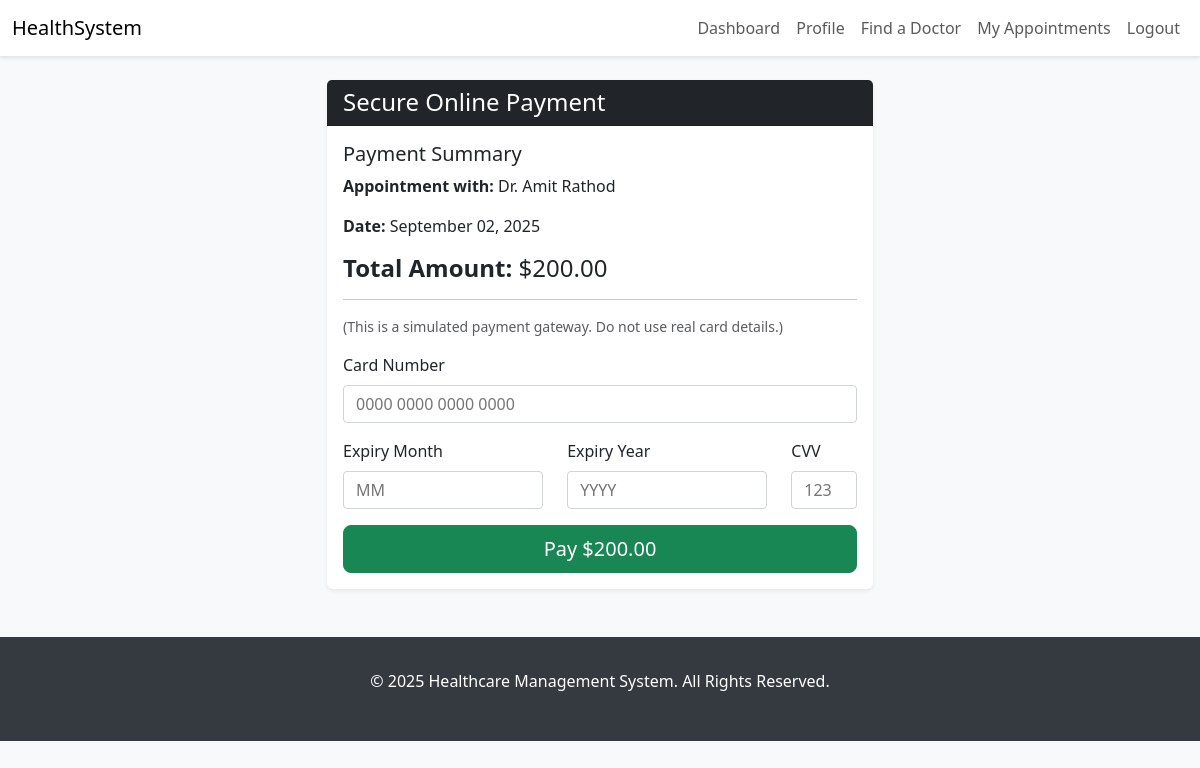
/payment/process/21/ (signed in), run on the app's committed database.
### core/models.py (models this page shows, shortened)
class Appointment(models.Model):
    STATUS_CHOICES = [
        ('pending', 'Pending'),
        ('confirmed', 'Confirmed'),
        ('cancelled', 'Cancelled'),
        ('completed', 'Completed'),
        ('rescheduled', 'Rescheduled'),
    ]
    PAYMENT_STATUS_CHOICES = [
        ('pending', 'Pending'),
        ('paid', 'Paid'),
        ('failed', 'Failed'),
        ('refunded', 'Refunded'),
    ]
    patient = models.ForeignKey(Patient, on_delete=models.CASCADE, related_name='appointments')
    doctor = models.ForeignKey(Doctor, on_delete=models.CASCADE, related_name='appointments')
    appointment_number = models.CharField(max_length=20, unique=True, blank=True)
    appointment_date = models.DateField()
    appointment_time = models.TimeField()
    end_time = models.TimeField(blank=True, null=True)
    reason = models.TextField(blank=True, null=True)
    status = models.CharField(max_length=20, choices=STATUS_CHOICES, default='pending')
    payment_status = models.CharField(max_length=20, choices=PAYMENT_STATUS_CHOICES, default='pending')
    meeting_link = models.URLField(blank=True, null=True)
    notes = models.TextField(blank=True, null=True)
    is_reminder_sent = models.BooleanField(default=False)
    cancellation_reason = models.TextField(blank=True, null=True)
    created_at = models.DateTimeField(auto_now_add=True)
    updated_at = models.DateTimeField(auto_now=True)
    class Meta:
        verbose_name = "Appointment"
        verbose_name_plural = "Appointments"
        unique_together = ('doctor', 'appointment_date', 'appointment_time')
        ordering = ['-appointment_date', '-appointment_time']

class Doctor(models.Model):
    user = models.OneToOneField(settings.AUTH_USER_MODEL, on_delete=models.CASCADE, limit_choices_to={'role': 'doctor'})
    specializations = models.ManyToManyField(Specialization, related_name='doctors')
    experience_years = models.PositiveIntegerField(
        validators=[MinValueValidator(0), MaxValueValidator(60)]
    )
    consultation_fee = models.DecimalField(
        max_digits=10,
        decimal_places=2,
        validators=[MinValueValidator(0)]
    )
    license_number = models.CharField(max_length=50, unique=True)
    clinic_address = models.TextField()
    available_days = models.CharField(max_length=50)  # e.g., "Mon,Tue,Wed,Fri"
    available_from = models.TimeField()
    available_to = models.TimeField()
    is_active = models.BooleanField(default=True)
    education = models.TextField(default='', blank=True)
    languages = models.CharField(max_length=200, default="English")  # Comma-separated languages
    awards = models.TextField(blank=True, null=True)
    created_at = models.DateTimeField(auto_now_add=True)
    updated_at = models.DateTimeField(auto_now=True)
    class Meta:
        verbose_name = "Doctor"
        verbose_name_plural = "Doctors"
        ordering = ['-created_at']

class User(AbstractUser):
    ROLE_CHOICES = [
        ('patient', 'Patient'),
        ('doctor', 'Doctor'),
        ('admin', 'Admin'),
    ]
    role = models.CharField(max_length=10, choices=ROLE_CHOICES, default='patient')
    phone = models.CharField(
        max_length=15,
        blank=True,
        null=True,
        validators=[RegexValidator(r'^\+?1?\d{9,15}$', 'Enter a valid phone number.')]
    )
    is_verified = models.BooleanField(default=False)

class Payment(models.Model):
    PAYMENT_METHOD_CHOICES = [
        ('credit_card', 'Credit Card'),
        ('debit_card', 'Debit Card'),
        ('net_banking', 'Net Banking'),
        ('upi', 'UPI'),
        ('wallet', 'Wallet'),
    ]
    PAYMENT_STATUS_CHOICES = [
        ('pending', 'Pending'),
        ('completed', 'Completed'),
        ('failed', 'Failed'),
        ('refunded', 'Refunded'),
        ('partially_refunded', 'Partially Refunded'),
    ]
    appointment = models.OneToOneField(Appointment, on_delete=models.SET_NULL, null=True, blank=True, related_name='payment')
    patient = models.ForeignKey(Patient, on_delete=models.SET_NULL, null=True, related_name='payments')
    amount = models.DecimalField(max_digits=10, decimal_places=2)
    payment_method = models.CharField(max_length=20, choices=PAYMENT_METHOD_CHOICES)
    payment_status = models.CharField(max_length=20, choices=PAYMENT_STATUS_CHOICES, default='pending')
    transaction_id = models.CharField(max_length=100, unique=True, blank=True, null=True)
    payment_date = models.DateTimeField(blank=True, null=True)
    invoice_number = models.CharField(max_length=50, unique=True, blank=True)
    tax_amount = models.DecimalField(max_digits=10, decimal_places=2, default=0.00)
    discount_amount = models.DecimalField(max_digits=10, decimal_places=2, default=0.00)
    payment_gateway_response = models.JSONField(blank=True, null=True)
    created_at = models.DateTimeField(auto_now_add=True)
    updated_at = models.DateTimeField(auto_now=True)
    class Meta:
        verbose_name = "Payment"
        verbose_name_plural = "Payments"
        ordering = ['-payment_date']

### core/views.py (the view)
# urls.py: path('payment/process/<int:appointment_id>/', views.process_payment, name='process_payment'),
@login_required
@user_passes_test(is_patient)
def process_payment(request, appointment_id):
    appointment = get_object_or_404(Appointment, pk=appointment_id, patient__user=request.user)
    if hasattr(appointment, 'payment') and appointment.payment.payment_status == 'completed':
        messages.warning(request, "This appointment has already been paid for.")
        return redirect('appointment_detail', pk=appointment.id)
    payment, created = Payment.objects.get_or_create(
        appointment=appointment,
        defaults={
            'patient': appointment.patient,
            'amount': appointment.doctor.consultation_fee,
            'payment_method': 'credit_card', # Default method
        }
    )
    if request.method == 'POST':
        form = OnlinePaymentForm(request.POST)
        if form.is_valid():
            payment.payment_status = 'completed'
            payment.payment_date = timezone.now()
            payment.transaction_id = f"TXN-SIM-{timezone.now().timestamp()}"
            payment.save()
            appointment.payment_status = 'paid'
            appointment.save()
            messages.success(request, 'Payment successful!')
            return redirect('payment_success', payment_id=payment.id)
        else:
            messages.error(request, 'Invalid card details. Please try again.')
    else:
        form = OnlinePaymentForm()
    context = {
        'appointment': appointment,
        'payment': payment,
        'form': form,
    }
    return render(request, 'process_payment.html', context)

### core/forms.py
class OnlinePaymentForm(forms.Form):
    card_number = forms.CharField(
        label="Card Number",
        max_length=16,
        widget=forms.TextInput(attrs={'placeholder': '0000 0000 0000 0000'})
    )
    expiry_month = forms.CharField(
        label="Expiry Month",
        max_length=2,
        widget=forms.TextInput(attrs={'placeholder': 'MM'})
    )
    expiry_year = forms.CharField(
        label="Expiry Year",
        max_length=4,
        widget=forms.TextInput(attrs={'placeholder': 'YYYY'})
    )
    cvv = forms.CharField(
        label="CVV",
        max_length=3,
        widget=forms.PasswordInput(attrs={'placeholder': '123'})
    )

### core/views.py (called while the page is built)
def is_patient(user): return user.is_authenticated and user.role == 'patient'

### templates/process_payment.html (shortened to what this page needs)
{% extends 'base.html' %}
{% block content %}
<div class="row justify-content-center">
    <div class="col-lg-6">
        <div class="card shadow-sm">
            <div class="card-header bg-dark text-white">
                <h4 class="mb-0">Secure Online Payment</h4>
            </div>
            <div class="card-body">
                <h5 class="card-title">Payment Summary</h5>
                <p><strong>Appointment with:</strong> Dr. {{ appointment.doctor.user.get_full_name }}</p>
                <p><strong>Date:</strong> {{ appointment.appointment_date|date:"F d, Y" }}</p>
                <p class="h4"><strong>Total Amount:</strong> ${{ payment.amount|floatformat:2 }}</p>
                <hr>
                <p class="text-muted small">(This is a simulated payment gateway. Do not use real card details.)</p>
                <form method="post">
                    <div class="mb-3">
                        <label for="{{ form.card_number.id_for_label }}" class="form-label">{{ form.card_number.label }}</label>
                        {{ form.card_number }}
                    </div>
                    <div class="row">
                        <div class="col-md-5 mb-3">
                            <label for="{{ form.expiry_month.id_for_label }}" class="form-label">{{ form.expiry_month.label }}</label>
                            {{ form.expiry_month }}
                        </div>
                        <div class="col-md-5 mb-3">
                             <label for="{{ form.expiry_year.id_for_label }}" class="form-label">{{ form.expiry_year.label }}</label>
                            {{ form.expiry_year }}
                        </div>
                        <div class="col-md-2 mb-3">
                             <label for="{{ form.cvv.id_for_label }}" class="form-label">{{ form.cvv.label }}</label>
                            {{ form.cvv }}
                        </div>
                    </div>
                    <div class="d-grid">
                        <button type="submit" class="btn btn-success btn-lg">Pay ${{ payment.amount|floatformat:2 }}</button>
                    </div>
                </form>
            </div>
        </div>
    </div>
</div>
{% endblock %}

### templates/base.html (style rules this page uses)
body { background-color: #f8f9fa; }
.card { box-shadow: 0 2px 8px rgba(0,0,0,.1); border: none; }

### templates/process_payment.html (style rules this page uses)
input[type='text'], input[type='password'] { display: block; width: 100%; padding: .375rem .75rem; font-size: 1rem; border: 1px solid #ced4da; border-radius: .25rem; }

### data on the page
Appointment: doctor.user.get_full_name "Amit Rathod", appointment_date "September 02, 2025"
Payment: amount "200.00"
